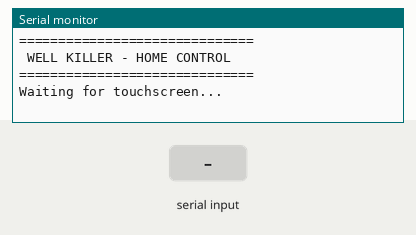
The sketch below on a simulated Arduino Uno, built with avr-gcc and run on an emulated ATmega328P. Shown: the last lines printed to the serial monitor. Inputs (shaded band) come from the test bench.

Above: at 1.2 s.
1.3 s: "WELL_STOP\n" received over the second serial link
At 2.5 s:
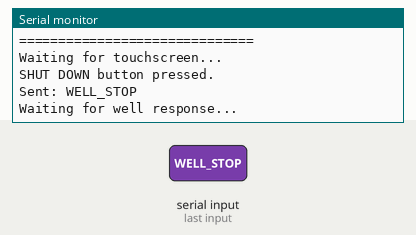
2.8 s: "ACK_STOPPED\n" received over the second serial link
At 4.1 s:
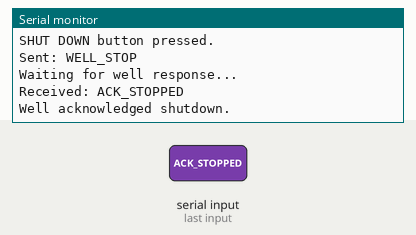

Measured:
- after the input at 1.3 s, the serial monitor: prints a new line at once (image 1)
- after the input at 2.8 s, the serial monitor: prints a new line at once (image 2)

The sketch:

Well_Killer_Home.ino
```cpp
#include <SoftwareSerial.h>

// Nextion touchscreen
// D2 = RX, D3 = TX
SoftwareSerial nextion(2, 3);

// LoRa radio
// D10 = RX, D11 = TX
SoftwareSerial lora(10, 11);

String touchCommand = "";

void setup()
{
  Serial.begin(9600);

  nextion.begin(9600);
  lora.begin(9600);

  nextion.listen();

  Serial.println("==============================");
  Serial.println(" WELL KILLER - HOME CONTROL");
  Serial.println("==============================");
  Serial.println("Waiting for touchscreen...");
}

void loop()
{
  // ==================================================
  // LISTEN TO NEXTION
  // ==================================================

  nextion.listen();

  while (nextion.available())
  {
    char incoming = nextion.read();

    if (incoming >= 32 && incoming <= 126)
    {
      touchCommand += incoming;
    }

    delay(2);
  }

  // ==================================================
  // SHUTDOWN BUTTON PRESSED
  // ==================================================

  if (touchCommand.indexOf("WELL_STOP") >= 0)
  {
    Serial.println();
    Serial.println("SHUT DOWN button pressed.");

    // Tell the touchscreen the command was sent.
    nextion.print("status.txt=\"SHUTDOWN SENT\"");
    sendNextionEnd();

    // Switch to LoRa.
    lora.listen();

    // Send shutdown command.
    lora.println("WELL_STOP");

    Serial.println("Sent: WELL_STOP");
    Serial.println("Waiting for well response...");

    touchCommand = "";

    // ==================================================
    // WAIT FOR ACKNOWLEDGMENT
    // ==================================================

    unsigned long startTime = millis();
    bool acknowledged = false;

    // Wait up to 8 seconds.
    while (millis() - startTime < 8000)
    {
      if (lora.available())
      {
        String response = lora.readStringUntil('\n');
        response.trim();

        Serial.print("Received: ");
        Serial.println(response);

        if (response == "ACK_STOPPED")
        {
          acknowledged = true;
          break;
        }
      }
    }

    // ==================================================
    // UPDATE NEXTION
    // ==================================================

    nextion.listen();

    if (acknowledged)
    {
      Serial.println("Well acknowledged shutdown.");

      nextion.print("status.txt=\"WELL STOPPED\"");
      sendNextionEnd();
    }
    else
    {
      Serial.println("ERROR: No response from well.");

      nextion.print("status.txt=\"NO RESPONSE\"");
      sendNextionEnd();
    }

    Serial.println();
  }

  // Clear unexpected data.
  if (touchCommand.length() > 40)
  {
    touchCommand = "";
  }
}


// ======================================================
// NEXTION COMMAND TERMINATOR
//
// Every command sent TO a Nextion must end with three
// bytes of 0xFF.
// ======================================================

void sendNextionEnd()
{
  nextion.write(0xFF);
  nextion.write(0xFF);
  nextion.write(0xFF);
}
```
